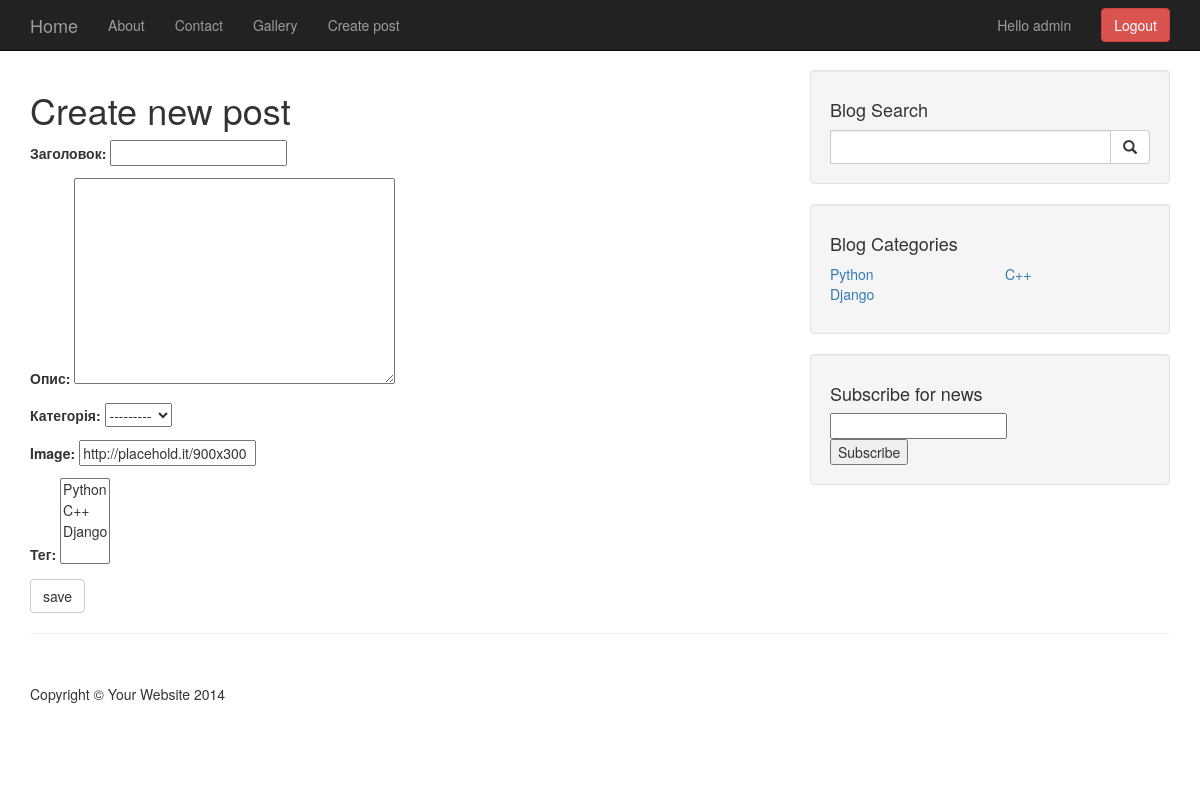
Screenshot of /blog/create (signed in) with the database file from the repository.
### blog/models.py (models this page shows)
class Category(models.Model):
    name=models.CharField(max_length=30)
    def __str__(self):
        return self.name
    class Meta:
        verbose_name="Категорія"
        verbose_name_plural = "Категорії"

### blog/views.py (the view, shortened to what this page needs)
# urls.py: path("create",views.create,name="create"),
@login_required
def create(request):
    form=PostForm()
    context = {"form": form}
    context.update(get_categories())
    return render(request, 'blog/create.html', context)

### blog/forms.py
class PostForm(forms.ModelForm):
    class Meta:
        model=Post
        exclude=('published_date','user')

### blog/models.py (called while the page is built)
    def __str__(self):
        return self.name

### blog/views.py (called while the page is built)
def get_categories():
    all=Category.objects.all()
    count=all.count()
    half=count/2+count % 2
    return {'cats1':all[:half],'cats2':all[half:]}

### templates/blog/create.html (shortened to what this page needs)
{%extends "blog/base.html"%}
{% block content%}
<h1>Create new post</h1>
    <form action="{% url 'create' %}" method="POST">
    {{ form.as_p }}
    <input type="submit" value="save" class="btn btn-default">
    </form>
{% endblock %}

### templates/blog/base.html (shortened to what this page needs)
<!DOCTYPE html>
<html lang="en">
<head>
    {% load static %}
    <link href="{% static 'blog/css/bootstrap.min.css'%}" rel="stylesheet">
    <link href="{% static 'blog/css/blog-home.css'%}" rel="stylesheet">
</head>
<body>
    <nav class="navbar navbar-inverse navbar-fixed-top" role="navigation">
        <div class="container">
            <div class="navbar-header">
                <a class="navbar-brand" href="{% url 'index' %}">Home</a>
            </div>
            <div class="collapse navbar-collapse" id="bs-example-navbar-collapse-1">
                <ul class="nav navbar-nav">
                    <li>
                        <a href="{% url 'about' %}">About</a>
                    </li>
                    <li>
                        <a href="{% url 'contact' %}">Contact</a>
                    </li>
                <li>
                        <a href="{% url 'gallery' %}">Gallery</a>
                    </li>
                    {% if user.is_authenticated %}
                    <li>
                        <a href="{% url 'create' %}">Create post</a>
                    </li>
                    {% endif %}
                </ul>
            {% include "blog/toggie_login.html" %}
            </div>
        </div>
    </nav>
    <div class="container">
        <div class="row">
            <div class="col-md-8">
                {% block content%}{%endblock%}
            </div>
            <div class="col-md-4">
                <div class="well">
                    <h4>Blog Search</h4>
                    <form method="GET" action="{% url 'search' %}" class="input-group">
                        <input type="search" name='query' class="form-control">
                        <span class="input-group-btn">
                            <button class="btn btn-default" type="submit">
                                <span class="glyphicon glyphicon-search"></span>
                        </button>
                        </span>
                    </form>
                </div>
                <div class="well">
                    <h4>Blog Categories</h4>
                    <div class="row">
                        <div class="col-lg-6">
                            <ul class="list-unstyled">
                                {% for c in cats1 %}
                                <li><a href="{% url 'category' name=c.name %}">{{ c.name }}</a>
                                </li>
                                {% endfor %}
                            </ul>
                        </div>
                        <div class="col-lg-6">
                            <ul class="list-unstyled">
                                {% for c in cats2 %}
                                <li><a href="{% url 'category' name=c.name %}">{{ c.name }}</a>
                                </li>
                                {% endfor %}
                            </ul>
                        </div>
                    </div>
                </div>
                <div class="well">
                        <h4>Subscribe for news</h4>
                <form method="post">
                        <input type="email" name='email'><br>
                        <button type="submit">Subscribe</button>
                    </form>
                </div>
            </div>
        </div>
        <hr>
        <footer>
            <div class="row">
                <div class="col-lg-12">
                    <p>Copyright &copy; Your Website 2014</p>
                </div>
            </div>
        </footer>
    </div>
</body>
</html>

### templates/blog/toggie_login.html (shortened to what this page needs)
{% if user.is_authenticated %}
<div class="navbar-form navbar-right">
    <a href="{% url 'blog_login' %}" class="btn btn-danger">Logout</a>
</div>
<ul class="nav navbar-nav navbar-right">
    <li><a href="#">Hello {{ user }}</a></li>
</ul>
{% endif %}

### static/blog/css/blog-home.css (style rules this page uses)
body { padding-top: 70px; }
footer { margin: 50px 0; }

### rows the page displays
Category: name "Python"
Category: name "Django"
Category: name "C++"

### other values shown
{{ user }} "admin"
